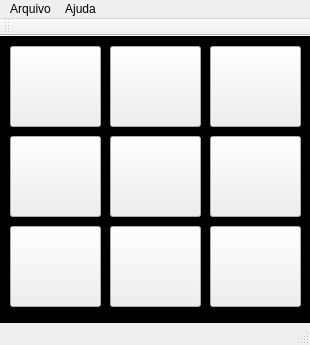
<?xml version="1.0" encoding="UTF-8"?>
<ui version="4.0">
 <class>MainWindow</class>
 <widget class="QMainWindow" name="MainWindow">
  <property name="geometry">
   <rect>
    <x>0</x>
    <y>0</y>
    <width>310</width>
    <height>345</height>
   </rect>
  </property>
  <property name="minimumSize">
   <size>
    <width>310</width>
    <height>345</height>
   </size>
  </property>
  <property name="maximumSize">
   <size>
    <width>310</width>
    <height>345</height>
   </size>
  </property>
  <property name="windowTitle">
   <string>Jogo da Velha</string>
  </property>
  <property name="windowIcon">
   <iconset>
    <normaloff>images.jpg</normaloff>images.jpg</iconset>
  </property>
  <property name="styleSheet">
   <string notr="true"/>
  </property>
  <widget class="QWidget" name="centralWidget">
   <widget class="QPushButton" name="pushButton_11">
    <property name="geometry">
     <rect>
      <x>10</x>
      <y>10</y>
      <width>91</width>
      <height>81</height>
     </rect>
    </property>
    <property name="styleSheet">
     <string notr="true">font: 60pt &quot;Ubuntu&quot;;
</string>
    </property>
    <property name="text">
     <string/>
    </property>
   </widget>
   <widget class="QPushButton" name="pushButton_21">
    <property name="geometry">
     <rect>
      <x>10</x>
      <y>100</y>
      <width>91</width>
      <height>81</height>
     </rect>
    </property>
    <property name="styleSheet">
     <string notr="true">font: 60pt &quot;Ubuntu&quot;;</string>
    </property>
    <property name="text">
     <string/>
    </property>
   </widget>
   <widget class="QPushButton" name="pushButton_31">
    <property name="geometry">
     <rect>
      <x>10</x>
      <y>190</y>
      <width>91</width>
      <height>81</height>
     </rect>
    </property>
    <property name="styleSheet">
     <string notr="true">font: 60pt &quot;Ubuntu&quot;;</string>
    </property>
    <property name="text">
     <string/>
    </property>
   </widget>
   <widget class="QPushButton" name="pushButton_12">
    <property name="geometry">
     <rect>
      <x>110</x>
      <y>10</y>
      <width>91</width>
      <height>81</height>
     </rect>
    </property>
    <property name="styleSheet">
     <string notr="true">font: 60pt &quot;Ubuntu&quot;;</string>
    </property>
    <property name="text">
     <string/>
    </property>
   </widget>
   <widget class="QPushButton" name="pushButton_22">
    <property name="geometry">
     <rect>
      <x>110</x>
      <y>100</y>
      <width>91</width>
      <height>81</height>
     </rect>
    </property>
    <property name="styleSheet">
     <string notr="true">font: 60pt &quot;Ubuntu&quot;;</string>
    </property>
    <property name="text">
     <string/>
    </property>
   </widget>
   <widget class="QPushButton" name="pushButton_32">
    <property name="geometry">
     <rect>
      <x>110</x>
      <y>190</y>
      <width>91</width>
      <height>81</height>
     </rect>
    </property>
    <property name="styleSheet">
     <string notr="true">font: 60pt &quot;Ubuntu&quot;;</string>
    </property>
    <property name="text">
     <string/>
    </property>
   </widget>
   <widget class="QPushButton" name="pushButton_13">
    <property name="geometry">
     <rect>
      <x>210</x>
      <y>10</y>
      <width>91</width>
      <height>81</height>
     </rect>
    </property>
    <property name="styleSheet">
     <string notr="true">font: 60pt &quot;Ubuntu&quot;;</string>
    </property>
    <property name="text">
     <string/>
    </property>
   </widget>
   <widget class="QPushButton" name="pushButton_23">
    <property name="geometry">
     <rect>
      <x>210</x>
      <y>100</y>
      <width>91</width>
      <height>81</height>
     </rect>
    </property>
    <property name="styleSheet">
     <string notr="true">font: 60pt &quot;Ubuntu&quot;;</string>
    </property>
    <property name="text">
     <string/>
    </property>
   </widget>
   <widget class="QPushButton" name="pushButton_33">
    <property name="geometry">
     <rect>
      <x>210</x>
      <y>190</y>
      <width>91</width>
      <height>81</height>
     </rect>
    </property>
    <property name="styleSheet">
     <string notr="true">font: 60pt &quot;Ubuntu&quot;;</string>
    </property>
    <property name="text">
     <string/>
    </property>
   </widget>
   <widget class="QLabel" name="label_Cor_Tabuleiro">
    <property name="geometry">
     <rect>
      <x>0</x>
      <y>0</y>
      <width>311</width>
      <height>291</height>
     </rect>
    </property>
    <property name="styleSheet">
     <string notr="true">background-color: rgb(0, 0, 0);</string>
    </property>
    <property name="text">
     <string/>
    </property>
   </widget>
   <zorder>label_Cor_Tabuleiro</zorder>
   <zorder>pushButton_11</zorder>
   <zorder>pushButton_21</zorder>
   <zorder>pushButton_31</zorder>
   <zorder>pushButton_12</zorder>
   <zorder>pushButton_22</zorder>
   <zorder>pushButton_32</zorder>
   <zorder>pushButton_13</zorder>
   <zorder>pushButton_23</zorder>
   <zorder>pushButton_33</zorder>
  </widget>
  <widget class="QMenuBar" name="menuBar">
   <property name="geometry">
    <rect>
     <x>0</x>
     <y>0</y>
     <width>310</width>
     <height>25</height>
    </rect>
   </property>
   <widget class="QMenu" name="menuArquivo">
    <property name="title">
     <string>Arquivo</string>
    </property>
    <addaction name="actionJogador_Inicia"/>
    <addaction name="separator"/>
    <addaction name="actionIniciar_Jogo"/>
    <addaction name="actionSair"/>
   </widget>
   <widget class="QMenu" name="menuAjuda">
    <property name="title">
     <string>Ajuda</string>
    </property>
    <addaction name="actionQT"/>
    <addaction name="separator"/>
    <addaction name="actionSobre"/>
   </widget>
   <addaction name="menuArquivo"/>
   <addaction name="menuAjuda"/>
  </widget>
  <widget class="QToolBar" name="mainToolBar">
   <attribute name="toolBarArea">
    <enum>TopToolBarArea</enum>
   </attribute>
   <attribute name="toolBarBreak">
    <bool>false</bool>
   </attribute>
  </widget>
  <widget class="QStatusBar" name="statusBar"/>
  <action name="actionJogador_Inicia">
   <property name="checkable">
    <bool>true</bool>
   </property>
   <property name="text">
    <string>Jogador Inicia</string>
   </property>
  </action>
  <action name="actionIniciar_Jogo">
   <property name="text">
    <string>Iniciar Jogo</string>
   </property>
  </action>
  <action name="actionSobre">
   <property name="text">
    <string>Sobre ...</string>
   </property>
  </action>
  <action name="actionQT">
   <property name="text">
    <string>Sobre o QT</string>
   </property>
  </action>
  <action name="actionSair">
   <property name="text">
    <string>Sair</string>
   </property>
  </action>
 </widget>
 <layoutdefault spacing="6" margin="11"/>
 <resources/>
 <connections>
  <connection>
   <sender>actionSair</sender>
   <signal>triggered()</signal>
   <receiver>MainWindow</receiver>
   <slot>close()</slot>
   <hints>
    <hint type="sourcelabel">
     <x>-1</x>
     <y>-1</y>
    </hint>
    <hint type="destinationlabel">
     <x>154</x>
     <y>172</y>
    </hint>
   </hints>
  </connection>
 </connections>
</ui>
